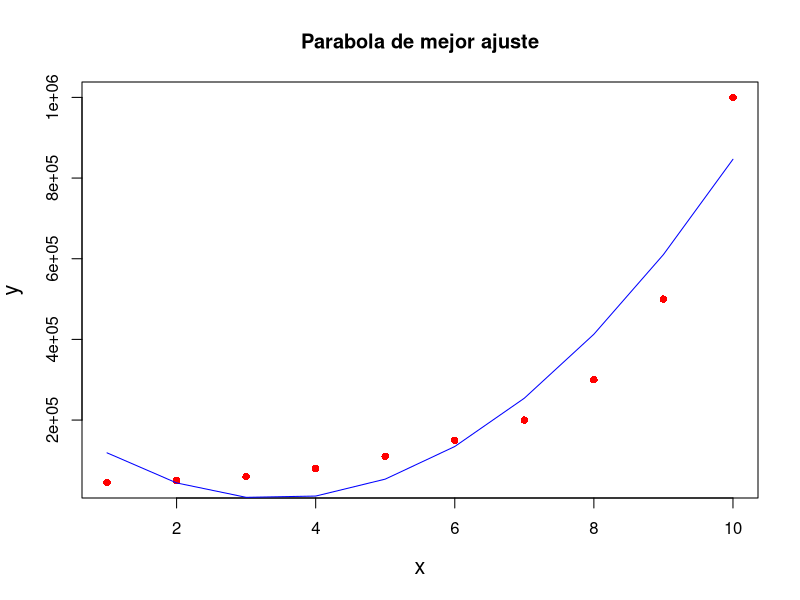

This figure's R source:
# Algebra Lineal - Lab7
# Entrega: 10/7/20
# @steven_wilson

library(dplyr)
library(ggplot2)
library(readxl)
library(pracma)

#obtener datos
datos <- read_excel("Data.xlsx",sheet="Mcuadratico")

#ingresar arrays a funcion polyfit
p <- polyfit(datos$Level, datos$Salary, 2)

#mostrar coeficientes
p

#graficar data
plot(datos$Level, datos$Salary, pch=16, cex.lab = 1.3, col = "red", xlab="x", ylab="y", main="Parabola de mejor ajuste")

#graficar recta de ajuste
yf <- polyval(p, datos$Level)
lines(datos$Level, yf, col="blue")